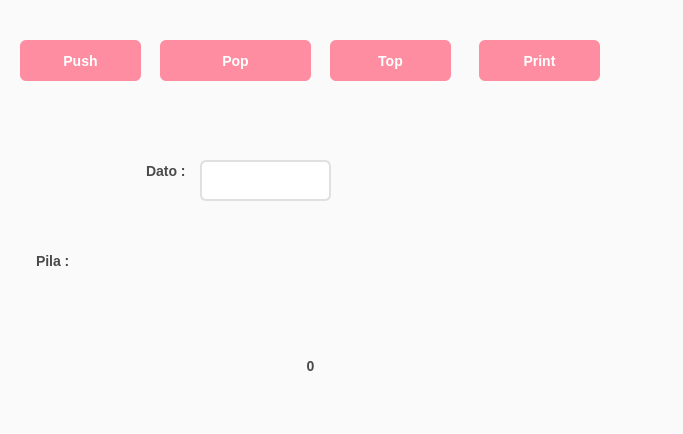
<?xml version="1.0" encoding="UTF-8"?>
<ui version="4.0">
 <class>Dialog</class>
 <widget class="QDialog" name="Dialog">
  <property name="geometry">
   <rect>
    <x>0</x>
    <y>0</y>
    <width>683</width>
    <height>434</height>
   </rect>
  </property>
  <property name="windowTitle">
   <string>Dialog</string>
  </property>
  <property name="styleSheet">
   <string notr="true">/* --- ESTILO GENERAL DE LA INTERFAZ --- */
QWidget {
    background-color: #FAFAFA;
    font-family: &quot;Segoe UI&quot;, Arial, sans-serif;
    font-size: 14px;
    color: #333333;
}

/* --- ESTILO DE LOS LABELS (ETIQUETAS) --- */
QLabel {
    font-weight: 600;
    color: #4A4A4A;
    background: transparent;
    padding: 2px;
}

/* --- ESTILO DEL LINE EDIT (CAMPO DE TEXTO) --- */
QLineEdit {
    background-color: #FFFFFF;
    border: 2px solid #E0E0E0;
    border-radius: 6px;
    padding: 8px 12px;
    color: #333333;
    selection-background-color: #FFB6C1;
}

/* Cuando el usuario hace clic para escribir (Focus) */
QLineEdit:focus {
    border: 2px solid #FF8DA1; /* Rosa vibrante pero sofisticado */
    background-color: #FFF5F7; /* Un sutil fondo rosa claro */
}

/* Si el campo está deshabilitado */
QLineEdit:disabled {
    background-color: #F2F2F2;
    color: #A0A0A0;
    border-color: #E0E0E0;
}

/* --- ESTILO DEL PUSH BUTTON (BOTÓN) --- */
QPushButton {
    background-color: #FF8DA1;
    color: #FFFFFF;
    font-weight: bold;
    border: none;
    border-radius: 6px;
    padding: 10px 20px;
    min-width: 80px;
}

/* Cuando el usuario pasa el mouse por encima (Hover) */
QPushButton:hover {
    background-color: #FFA3B5; /* Rosa un poco más claro */
}

/* Cuando el usuario hace clic (Pressed) */
QPushButton:pressed {
    background-color: #E07387; /* Rosa más oscuro para dar efecto de hundido */
    padding-left: 11px; /* Efecto visual de clic */
    padding-top: 11px;
}

/* Si el botón está deshabilitado */
QPushButton:disabled {
    background-color: #E0E0E0;
    color: #A0A0A0;
}</string>
  </property>
  <widget class="QPushButton" name="btn_push">
   <property name="geometry">
    <rect>
     <x>20</x>
     <y>40</y>
     <width>121</width>
     <height>41</height>
    </rect>
   </property>
   <property name="text">
    <string>Push</string>
   </property>
  </widget>
  <widget class="QPushButton" name="btn_pop">
   <property name="geometry">
    <rect>
     <x>160</x>
     <y>40</y>
     <width>151</width>
     <height>41</height>
    </rect>
   </property>
   <property name="text">
    <string>Pop</string>
   </property>
  </widget>
  <widget class="QPushButton" name="btn_top">
   <property name="geometry">
    <rect>
     <x>330</x>
     <y>40</y>
     <width>121</width>
     <height>41</height>
    </rect>
   </property>
   <property name="text">
    <string>Top</string>
   </property>
  </widget>
  <widget class="QPushButton" name="btn_print">
   <property name="geometry">
    <rect>
     <x>479</x>
     <y>40</y>
     <width>121</width>
     <height>41</height>
    </rect>
   </property>
   <property name="text">
    <string>Print</string>
   </property>
  </widget>
  <widget class="QLabel" name="label">
   <property name="geometry">
    <rect>
     <x>140</x>
     <y>160</y>
     <width>91</width>
     <height>21</height>
    </rect>
   </property>
   <property name="text">
    <string>Dato :</string>
   </property>
  </widget>
  <widget class="QLabel" name="lbl_resultado">
   <property name="geometry">
    <rect>
     <x>100</x>
     <y>290</y>
     <width>421</width>
     <height>151</height>
    </rect>
   </property>
   <property name="text">
    <string>0</string>
   </property>
   <property name="alignment">
    <set>Qt::AlignCenter</set>
   </property>
  </widget>
  <widget class="QLabel" name="label_3">
   <property name="geometry">
    <rect>
     <x>30</x>
     <y>245</y>
     <width>141</width>
     <height>31</height>
    </rect>
   </property>
   <property name="text">
    <string>Pila :</string>
   </property>
  </widget>
  <widget class="QLineEdit" name="txt_dato">
   <property name="geometry">
    <rect>
     <x>200</x>
     <y>160</y>
     <width>131</width>
     <height>41</height>
    </rect>
   </property>
  </widget>
 </widget>
 <resources/>
 <connections/>
</ui>
